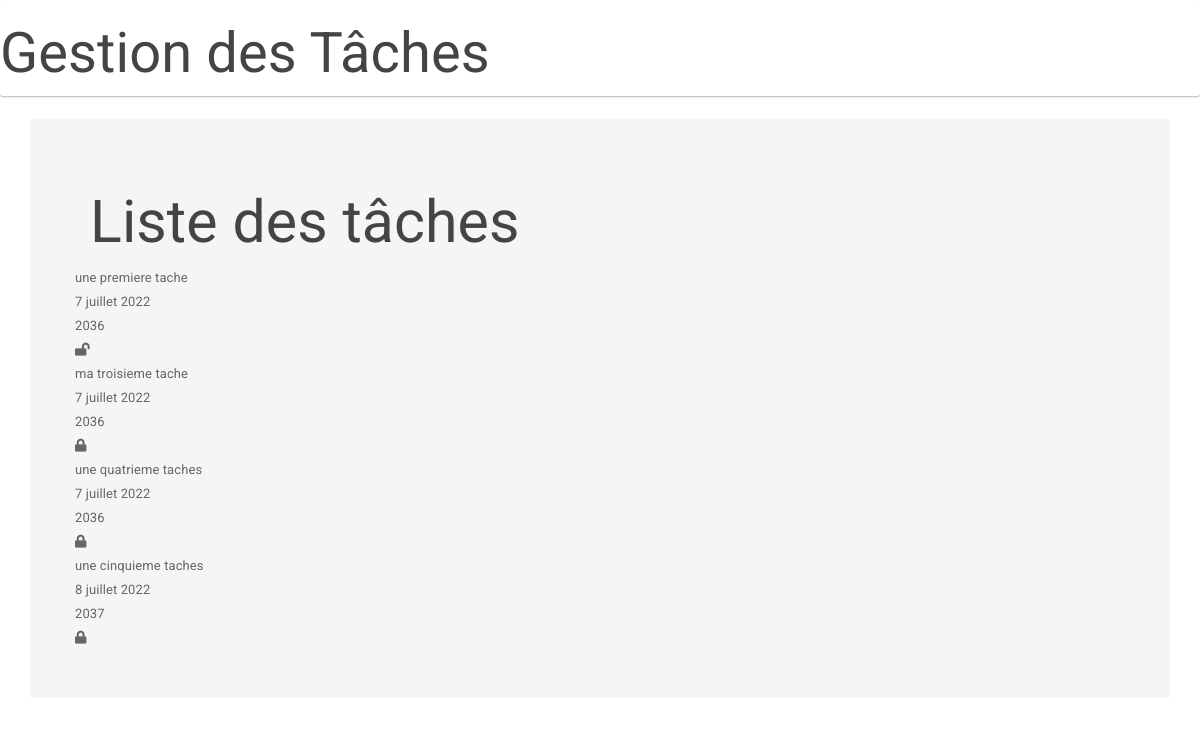
Screenshot of /lesTaches/listing2 with the database file from the repository.
### lesTaches/models.py (models this page shows, shortened)
class Task(models.Model):
	name = models.CharField(max_length=250)
	description = models.TextField()
	created_date = models.DateField(auto_now_add=True)
	closed = models.BooleanField(default=False)
	def colored_due_date(self):
	    jour = int(self.created_date.strftime('%d') )
	    mois = int(self.created_date.strftime('%m') )
	    anne = int(self.created_date.strftime('%Y') )
	    created_date = int(jour)+int(mois)+int(anne)
	    return format_html("<span style=color:{}>{}</span>" ,created_date,created_date)

### lesTaches/views.py (the view)
# urls.py: path('listing2', views.task_listing2,name="listing2"),
def task_listing2(request):
	objects = Task.objects.all().order_by('created_date')
	return render(request, template_name='list2.html', context={'objects': objects} )

### templates/list2.html (shortened to what this page needs)
{% extends "base.html" %}
{% load static %}
{% block styles %}
   {{ block.super }}
   <link rel="stylesheet" href="https://use.fontawesome.com/releases/v5.3.1/css/all.css">
{% endblock %}
  {% block content %}
     <h1>Liste des tâches</h1>
     {% for tache in objects %}
     <div class="row">
     	<div class="col">{{tache.name}}</div>
     	<div class="col">{{tache.created_date}}</div>
     	<div class="col">{{tache.colored_due_date}}</div>
     	<div class="col">
     		{% if tache.closed %} <i class="fas fa-lock"></i>
     		{% else %} <i class="fas fa-lock-open"></i>
     	    {% endif %}
     	</div>
     </div>
     {% endfor %}
{% endblock %}

### templates/base.html (shortened to what this page needs)
<!doctype html>
  {% load static %}
<html lang="fr">
<head>
	 {% block styles %}
	   <link rel="stylesheet" href="{% static 'bootstrap/bootstrap.min.css' %}">
	 {% endblock %}
</head>
<body>
	{% block nav %}
	  <nav class="navbar navbar-expand-md navbar-dark bg-dark mb-4">
       <h1> Gestion des Tâches</h1>
     </nav>
    {% endblock %}
    <main role="main" class="container top-pushed">
      <div class="jumbotron">
       {% block content %} {% endblock %}
      </div>
     </main>
 </body>
</html>

### rows the page displays
Task: name "une premiere tache", created_date "7 juillet 2022", colored_due_date "2036", closed False (drawn)
Task: name "ma troisieme tache", created_date "7 juillet 2022", colored_due_date "2036", closed True (drawn)
Task: name "une quatrieme taches", created_date "7 juillet 2022", colored_due_date "2036", closed True (drawn)
Task: name "une cinquieme taches", created_date "8 juillet 2022", colored_due_date "2037", closed True (drawn)
